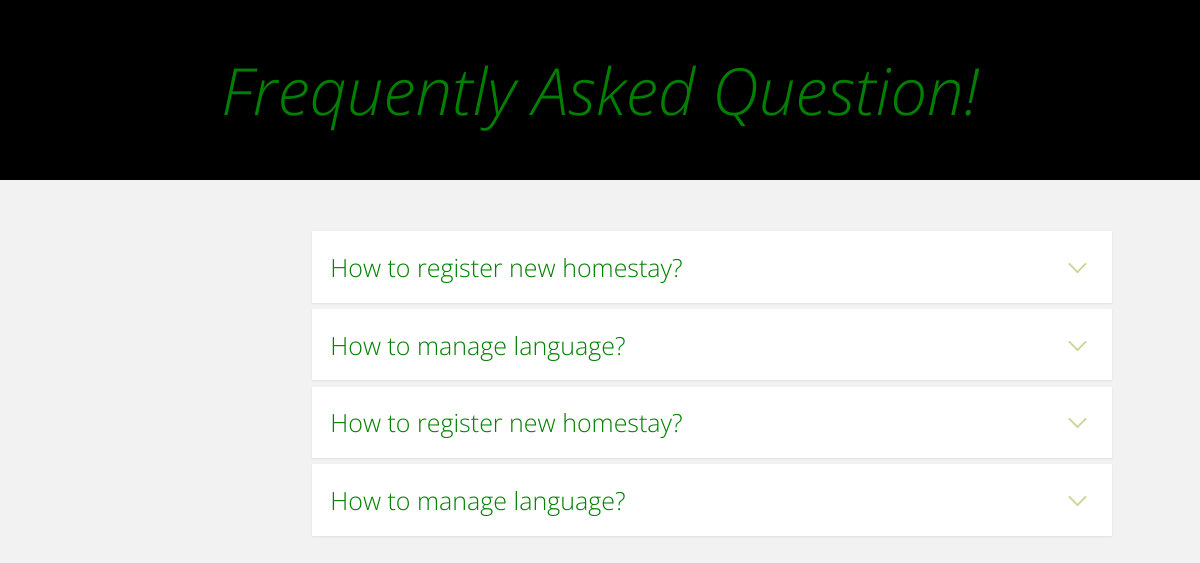
The page /faq/index.php on the database as committed earlier.
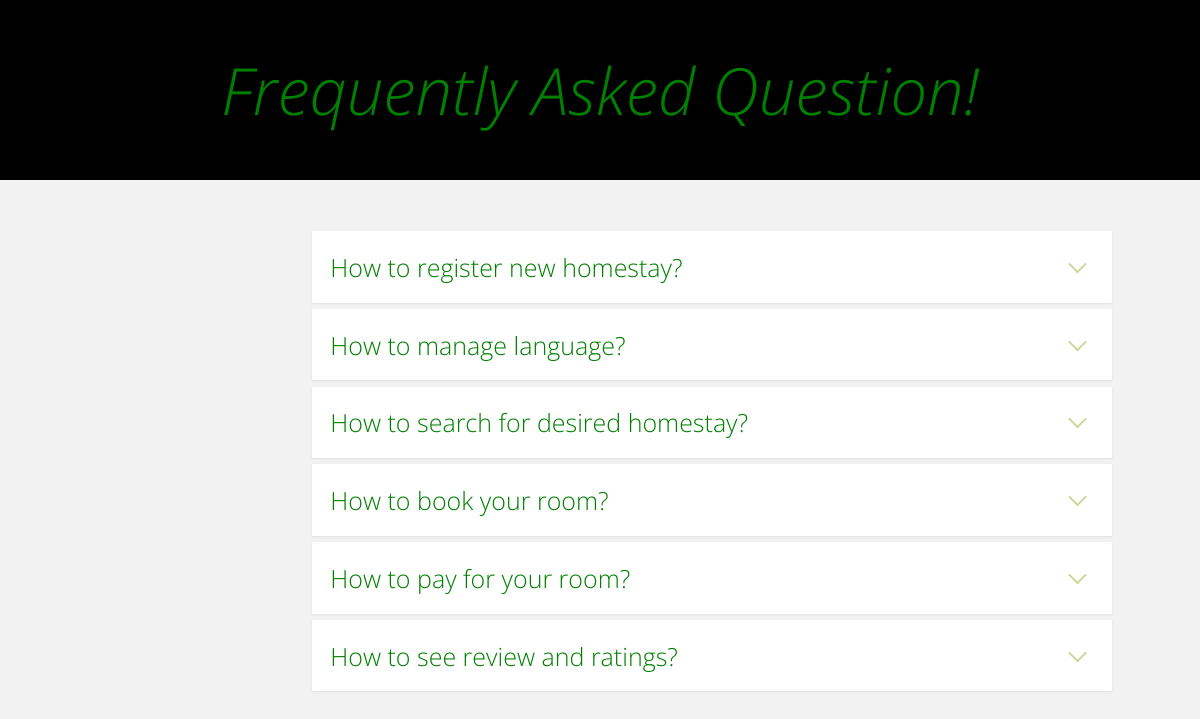
The same page on the database as committed later.
### tables this page shows
CREATE TABLE `faq` (
  `id` int(11) NOT NULL,
  `question` text NOT NULL,
  `answer` text NOT NULL
);

### faq/index.php (the view, shortened to what this page needs)
<?php
function faq(){
	require("../database/db_connect.php");
	$sql="SELECT * FROM faq ORDER BY id";
	if ($result=mysqli_query($con,$sql))
	{
		foreach ($result as $faq ) {
			echo '
			<li class="cd-faq__item">
				<a class="cd-faq__trigger" href="#0"><span style="color: green;">'.$faq['question'].'</span></a>
				<div class="cd-faq__content">
          <div class="text-component">
            <p>'.$faq['answer'].'</p>
          </div>
				</div>
			</li>';
		}
	}
}
?>
<html lang="en">
<head>
  <link rel="stylesheet" href="assets/css/style.css">
</head>
<body>
<header class="cd-header flex flex-column flex-center" style="background-color: black;">
  <div class="text-component text-center" >
    <h1 style="color: green;font-style: italic;font-size: 65px; text-align: center;">Frequently Asked Question! </h1>
  </div>
</header>
<section class="cd-faq js-cd-faq container max-width-md margin-top-lg margin-bottom-lg">
	<div class="cd-faq__items">
		<ul id="basics" class="cd-faq__group">
			<?php  faq();
			?>
		</ul>
	</div>
</section>
</body>
</html>

Rows that differ between the two databases and show on the page:
removed faq: question "How to register new homestay?"
removed faq: question "How to manage language?"
added faq: question "How to search for desired homestay?"
added faq: question "How to book your room?"
added faq: question "How to pay for your room?"
added faq: question "How to see review and ratings?"
